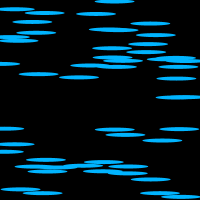
Frame 1 (no input)
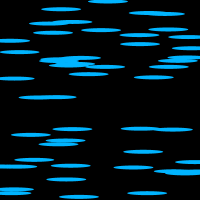
Frame 60 (the mouse pressed at the canvas centre just before this capture)
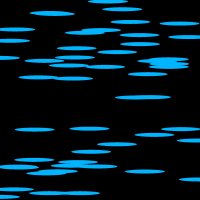
Frame 120 (the mouse held since frame 60 and released just before this capture)

The Processing sketch that drew these frames (run headless with seeded random() and noise(); from frame 60 on, the mouse is pressed at the canvas centre):

// Processing sketch: WarpSpeed
// ── WarpSpeed.pde
//Car myCar;
Car[] myCars = new Car[50];

void setup() {
  size(200, 200);
  //myCar = new Car(color(random(255), random(255), random(255)), random(width), random(height), random(1, 10));
  for (int i=0; i<myCars.length; i++) {
    myCars[i] = new Car(color(random(255), random(255), random(255)), random(width), random(height), random(10, 20));
  }
}

void draw() {
  background(0);
  //myCar.display();
  //myCar.drive();
  for (int i=0; i<myCars.length; i++) {
    myCars[i].display();
    myCars[i].drive();
  }
}

// ── StarStreaks.pde
class Car {
  // Member Variables
  color c;
  float xpos, ypos, xspeed;

  // Constructor
  Car(color c, float xpos, float ypos, float xspeed) {
    this.c = c;
    this.xpos = xpos;
    this.ypos = ypos;
    this.xspeed = xspeed;
  }

  //Functionality
  void display() {
    noStroke();
    ellipseMode(CENTER);
    fill(0,180,255);
    ellipse(xpos,ypos,40,4);
  }

  void drive() {
    xpos = xpos + xspeed;
    if (xpos > width) {
      xpos = 0;
    }
  }
}
